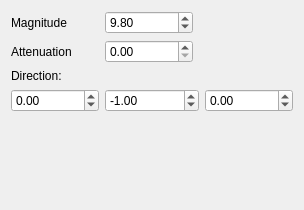
<?xml version="1.0" encoding="UTF-8"?>
<ui version="4.0">
 <class>gravityForce</class>
 <widget class="QWidget" name="gravityForce">
  <property name="geometry">
   <rect>
    <x>0</x>
    <y>0</y>
    <width>221</width>
    <height>210</height>
   </rect>
  </property>
  <property name="windowTitle">
   <string>Form</string>
  </property>
  <layout class="QGridLayout" name="gridLayout">
   <item row="0" column="0">
    <widget class="QLabel" name="magnitudeLabel">
     <property name="text">
      <string>Magnitude</string>
     </property>
    </widget>
   </item>
   <item row="1" column="0">
    <widget class="QLabel" name="attenuationLabel">
     <property name="text">
      <string>Attenuation</string>
     </property>
    </widget>
   </item>
   <item row="2" column="0" colspan="2">
    <widget class="QLabel" name="directionLabel">
     <property name="text">
      <string>Direction:</string>
     </property>
    </widget>
   </item>
   <item row="3" column="0">
    <widget class="QDoubleSpinBox" name="directionX">
     <property name="sizePolicy">
      <sizepolicy hsizetype="Preferred" vsizetype="Fixed">
       <horstretch>0</horstretch>
       <verstretch>0</verstretch>
      </sizepolicy>
     </property>
     <property name="minimum">
      <double>-999999999.000000000000000</double>
     </property>
     <property name="maximum">
      <double>999999999.000000000000000</double>
     </property>
     <property name="singleStep">
      <double>0.010000000000000</double>
     </property>
     <property name="value">
      <double>0.000000000000000</double>
     </property>
    </widget>
   </item>
   <item row="3" column="1" colspan="2">
    <widget class="QDoubleSpinBox" name="directionY">
     <property name="sizePolicy">
      <sizepolicy hsizetype="Preferred" vsizetype="Fixed">
       <horstretch>0</horstretch>
       <verstretch>0</verstretch>
      </sizepolicy>
     </property>
     <property name="minimum">
      <double>-999999999.000000000000000</double>
     </property>
     <property name="maximum">
      <double>999999999.000000000000000</double>
     </property>
     <property name="singleStep">
      <double>0.010000000000000</double>
     </property>
     <property name="value">
      <double>-1.000000000000000</double>
     </property>
    </widget>
   </item>
   <item row="3" column="4">
    <widget class="QDoubleSpinBox" name="directionZ">
     <property name="sizePolicy">
      <sizepolicy hsizetype="Preferred" vsizetype="Fixed">
       <horstretch>0</horstretch>
       <verstretch>0</verstretch>
      </sizepolicy>
     </property>
     <property name="minimum">
      <double>-999999999.000000000000000</double>
     </property>
     <property name="maximum">
      <double>999999999.000000000000000</double>
     </property>
     <property name="singleStep">
      <double>0.010000000000000</double>
     </property>
     <property name="value">
      <double>0.000000000000000</double>
     </property>
    </widget>
   </item>
   <item row="1" column="5">
    <spacer name="horizontalSpacer">
     <property name="orientation">
      <enum>Qt::Horizontal</enum>
     </property>
     <property name="sizeHint" stdset="0">
      <size>
       <width>40</width>
       <height>20</height>
      </size>
     </property>
    </spacer>
   </item>
   <item row="4" column="1">
    <spacer name="verticalSpacer">
     <property name="orientation">
      <enum>Qt::Vertical</enum>
     </property>
     <property name="sizeHint" stdset="0">
      <size>
       <width>20</width>
       <height>40</height>
      </size>
     </property>
    </spacer>
   </item>
   <item row="0" column="1">
    <widget class="QDoubleSpinBox" name="magnitude">
     <property name="sizePolicy">
      <sizepolicy hsizetype="Preferred" vsizetype="Fixed">
       <horstretch>0</horstretch>
       <verstretch>0</verstretch>
      </sizepolicy>
     </property>
     <property name="minimum">
      <double>-999999999.000000000000000</double>
     </property>
     <property name="maximum">
      <double>999999999.000000000000000</double>
     </property>
     <property name="value">
      <double>9.800000000000001</double>
     </property>
    </widget>
   </item>
   <item row="1" column="1">
    <widget class="QDoubleSpinBox" name="attenuation">
     <property name="sizePolicy">
      <sizepolicy hsizetype="Preferred" vsizetype="Fixed">
       <horstretch>0</horstretch>
       <verstretch>0</verstretch>
      </sizepolicy>
     </property>
    </widget>
   </item>
  </layout>
 </widget>
 <resources/>
 <connections/>
</ui>
